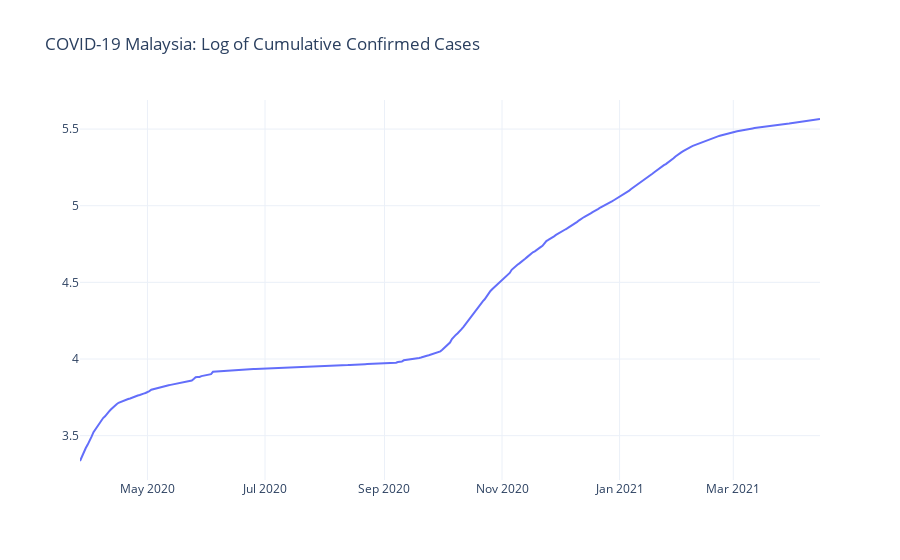

Here is the notebook cell this chart was saved with:
### Code cell
fig = px.line(df, x=df.index, y=np.log10(df['Cumulative Case']), title='COVID-19 Malaysia: Log of Cumulative Confirmed Cases')
fig.update_layout(xaxis_title=None, yaxis_title=None)
fig.show()

### Figure 1 — Plotly figure (JSON) as saved in the notebook; plotly's stock layout.template omitted (floating-point values rounded to 4 significant figures; data arrays with more than 128 entries replaced by an {"elided": "..."} marker saying what was removed)
{"data": [{"hovertemplate": "Date=%{x}<br>y=%{y}<extra></extra>", "legendgroup": "", "line": {"color": "#636efa", "dash": "solid"}, "mode": "lines", "name": "", "orientation": "v", "showlegend": false, "type": "scatter", "x": {"elided": "385 str values"}, "xaxis": "x", "y": {"elided": "385 float values"}, "yaxis": "y"}], "layout": {"autosize": true, "legend": {"tracegroupgap": 0}, "title": {"text": "COVID-19 Malaysia: Log of Cumulative Confirmed Cases"}, "xaxis": {"anchor": "y", "autorange": true, "domain": [0, 1], "range": ["2020-03-27", "2021-04-15"], "title": {}, "type": "date"}, "yaxis": {"anchor": "x", "autorange": true, "domain": [0, 1], "range": [3.211, 5.69], "title": {}, "type": "linear"}}}
